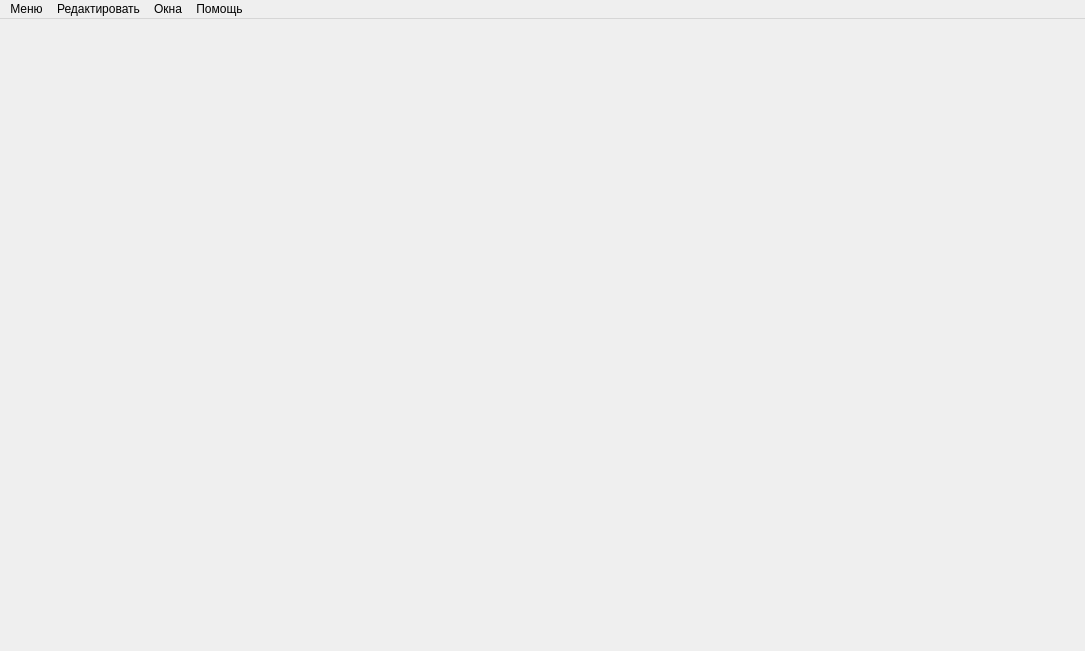
<?xml version="1.0" encoding="UTF-8"?>
<ui version="4.0">
 <class>MainWindow</class>
 <widget class="QMainWindow" name="MainWindow">
  <property name="geometry">
   <rect>
    <x>0</x>
    <y>0</y>
    <width>1085</width>
    <height>651</height>
   </rect>
  </property>
  <property name="windowTitle">
   <string>MainWindow</string>
  </property>
  <widget class="QWidget" name="centralWidget"/>
  <widget class="QMenuBar" name="menuBar">
   <property name="geometry">
    <rect>
     <x>0</x>
     <y>0</y>
     <width>1085</width>
     <height>21</height>
    </rect>
   </property>
   <widget class="QMenu" name="menu">
    <property name="title">
     <string>Меню</string>
    </property>
    <addaction name="create_act"/>
    <addaction name="open_act"/>
    <addaction name="save_act"/>
    <addaction name="separator"/>
    <addaction name="exit_act"/>
   </widget>
   <widget class="QMenu" name="menu_2">
    <property name="title">
     <string>Редактировать</string>
    </property>
    <addaction name="base_act"/>
    <addaction name="move_act"/>
    <addaction name="add_act"/>
    <addaction name="conn_act"/>
    <addaction name="delete_act"/>
   </widget>
   <widget class="QMenu" name="menu_3">
    <property name="title">
     <string>Окна</string>
    </property>
   </widget>
   <widget class="QMenu" name="menu_4">
    <property name="title">
     <string>Помощь</string>
    </property>
    <addaction name="help_act"/>
    <addaction name="separator"/>
    <addaction name="prog_act"/>
    <addaction name="QT_act"/>
   </widget>
   <addaction name="menu"/>
   <addaction name="menu_2"/>
   <addaction name="menu_3"/>
   <addaction name="menu_4"/>
  </widget>
  <action name="create_act">
   <property name="text">
    <string>Создать</string>
   </property>
   <property name="shortcut">
    <string>Ctrl+C</string>
   </property>
   <property name="visible">
    <bool>true</bool>
   </property>
   <property name="iconVisibleInMenu">
    <bool>false</bool>
   </property>
  </action>
  <action name="open_act">
   <property name="text">
    <string>Открыть</string>
   </property>
   <property name="shortcut">
    <string>Ctrl+O</string>
   </property>
   <property name="iconVisibleInMenu">
    <bool>false</bool>
   </property>
  </action>
  <action name="save_act">
   <property name="text">
    <string>Сохранить</string>
   </property>
   <property name="shortcut">
    <string>Ctrl+S</string>
   </property>
   <property name="iconVisibleInMenu">
    <bool>false</bool>
   </property>
  </action>
  <action name="exit_act">
   <property name="text">
    <string>Выход</string>
   </property>
   <property name="shortcut">
    <string>Ctrl+E</string>
   </property>
   <property name="iconVisibleInMenu">
    <bool>false</bool>
   </property>
  </action>
  <action name="move_act">
   <property name="text">
    <string>Переместить</string>
   </property>
   <property name="iconText">
    <string>Переместить</string>
   </property>
   <property name="toolTip">
    <string>Режим перемещения</string>
   </property>
   <property name="shortcut">
    <string>Ctrl+M</string>
   </property>
   <property name="iconVisibleInMenu">
    <bool>false</bool>
   </property>
  </action>
  <action name="add_act">
   <property name="text">
    <string>Добавить</string>
   </property>
   <property name="toolTip">
    <string>Добавить элемент дерева</string>
   </property>
   <property name="shortcut">
    <string>Ctrl+A</string>
   </property>
   <property name="iconVisibleInMenu">
    <bool>false</bool>
   </property>
  </action>
  <action name="conn_act">
   <property name="text">
    <string>Соединить</string>
   </property>
   <property name="toolTip">
    <string>Соединить два элемента</string>
   </property>
   <property name="shortcut">
    <string>Ctrl+X</string>
   </property>
   <property name="iconVisibleInMenu">
    <bool>false</bool>
   </property>
  </action>
  <action name="delete_act">
   <property name="text">
    <string>Удалить</string>
   </property>
   <property name="toolTip">
    <string>Удалить элемент дерева</string>
   </property>
   <property name="shortcut">
    <string>Ctrl+D</string>
   </property>
   <property name="iconVisibleInMenu">
    <bool>false</bool>
   </property>
  </action>
  <action name="editor_act">
   <property name="text">
    <string>Инструменты</string>
   </property>
  </action>
  <action name="base_act">
   <property name="text">
    <string>Курсор</string>
   </property>
   <property name="iconText">
    <string>Курсор</string>
   </property>
   <property name="shortcut">
    <string>Ctrl+B</string>
   </property>
   <property name="iconVisibleInMenu">
    <bool>false</bool>
   </property>
  </action>
  <action name="help_act">
   <property name="text">
    <string>Помощь</string>
   </property>
   <property name="iconVisibleInMenu">
    <bool>false</bool>
   </property>
  </action>
  <action name="prog_act">
   <property name="text">
    <string>О программе...</string>
   </property>
   <property name="iconVisibleInMenu">
    <bool>false</bool>
   </property>
  </action>
  <action name="QT_act">
   <property name="text">
    <string>О QT...</string>
   </property>
   <property name="iconVisibleInMenu">
    <bool>false</bool>
   </property>
  </action>
 </widget>
 <layoutdefault spacing="6" margin="11"/>
 <resources/>
 <connections>
  <connection>
   <sender>exit_act</sender>
   <signal>triggered()</signal>
   <receiver>MainWindow</receiver>
   <slot>close()</slot>
   <hints>
    <hint type="sourcelabel">
     <x>-1</x>
     <y>-1</y>
    </hint>
    <hint type="destinationlabel">
     <x>542</x>
     <y>325</y>
    </hint>
   </hints>
  </connection>
 </connections>
</ui>
